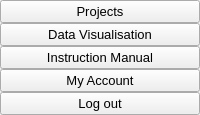
        <widget class="QWidget" name="side_menu" native="true">
         <layout class="QVBoxLayout" name="verticalLayout_2">
          <property name="spacing">
           <number>0</number>
          </property>
          <property name="leftMargin">
           <number>0</number>
          </property>
          <property name="topMargin">
           <number>0</number>
          </property>
          <property name="rightMargin">
           <number>0</number>
          </property>
          <property name="bottomMargin">
           <number>0</number>
          </property>
          <item>
           <widget class="QFrame" name="frame_4">
            <property name="minimumSize">
             <size>
              <width>200</width>
              <height>100</height>
             </size>
            </property>
            <property name="maximumSize">
             <size>
              <width>200</width>
              <height>300</height>
             </size>
            </property>
            <property name="font">
             <font>
              <pointsize>10</pointsize>
             </font>
            </property>
            <property name="frameShape">
             <enum>QFrame::NoFrame</enum>
            </property>
            <property name="frameShadow">
             <enum>QFrame::Raised</enum>
            </property>
            <layout class="QVBoxLayout" name="verticalLayout_3">
             <property name="spacing">
              <number>0</number>
             </property>
             <property name="leftMargin">
              <number>0</number>
             </property>
             <property name="topMargin">
              <number>0</number>
             </property>
             <property name="rightMargin">
              <number>0</number>
             </property>
             <property name="bottomMargin">
              <number>0</number>
             </property>
             <item>
              <widget class="QPushButton" name="project_button">
               <property name="text">
                <string>Projects</string>
               </property>
              </widget>
             </item>
             <item>
              <widget class="QPushButton" name="dv_button">
               <property name="text">
                <string>Data Visualisation</string>
               </property>
              </widget>
             </item>
             <item>
              <widget class="QPushButton" name="manual_button">
               <property name="text">
                <string>Instruction Manual</string>
               </property>
              </widget>
             </item>
             <item>
              <widget class="QPushButton" name="account_button">
               <property name="text">
                <string>My Account</string>
               </property>
              </widget>
             </item>
             <item>
              <widget class="QPushButton" name="logout_button">
               <property name="text">
                <string>Log out</string>
               </property>
              </widget>
             </item>
            </layout>
           </widget>
          </item>
         </layout>
        </widget>
